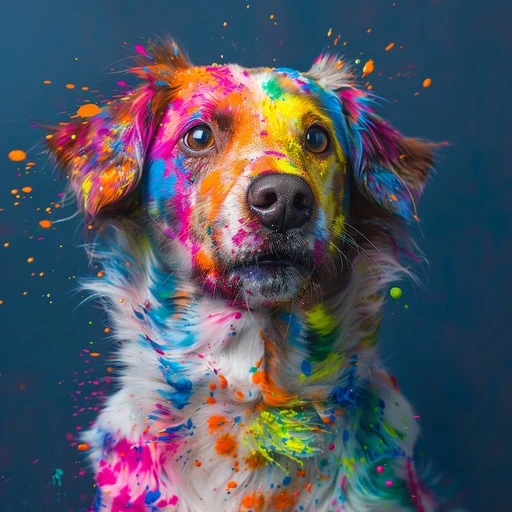
#> input picture input_image.jpg, 512 x 512 px; its folder holds 2 pictures in this run
$ python Q1.py
#> lines starting #> are read from the running program, lines starting #| are printed output that depends on the picture
#> the answer given: 3
import cv2
import numpy as np
import matplotlib.pyplot as plt

# Task 1: Reduce the number of intensity levels in an image

def reduce_intensity_levels(image_path, x):

    # Load the image in grayscale
#> called with image_path = 'input_image.jpg', x = 3
    image = cv2.imread(image_path, cv2.IMREAD_GRAYSCALE)
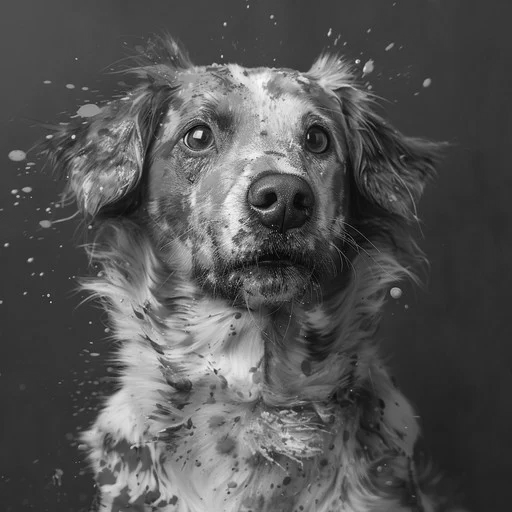
#> image: shape (512, 512); min 1, max 252, mean 83.7
    if image is None:
        print(f"Error: Could not load image from {image_path}")
        return

    # Validate
    if not (x > 0 and (x & (x - 1) == 0)):
        print(f"Error: Desired number of intensity levels ({x}) must be a positive integer power of 2.")
        return

    # Calculate the factor to quantize the intensity levels
    levels_factor = 256 // x

    # Apply the reduction:
    reduced_image = (image // levels_factor) * levels_factor

    # Display original and reduced images
    plt.figure(figsize=(10, 5))
    plt.subplot(1, 2, 1)
    plt.imshow(image, cmap='gray')
    plt.title('Original Image (256 Levels)')
    plt.axis('off')

    plt.subplot(1, 2, 2)
    plt.imshow(reduced_image, cmap='gray')
    plt.title(f'Reduced to {x} Levels')
    plt.axis('off')

    plt.show()

    # Save the processed image
    output_filename = f"output_intensity_reduced_to_{x}_levels.jpg"
    cv2.imwrite(output_filename, reduced_image)
    print(f"Processed image saved as {output_filename}")


if __name__ == "__main__":

    image_path_input = 'input_image.jpg'

    print("---- Question 1: Reduce Number of Intensity Levels ----")
    try:
        num_levels_input = int(input("Enter the desired number of intensity levels (integer power of 2): "))
        reduce_intensity_levels(image_path_input, num_levels_input)
    except ValueError:
        print("Invalid input. Please enter an integer.")
